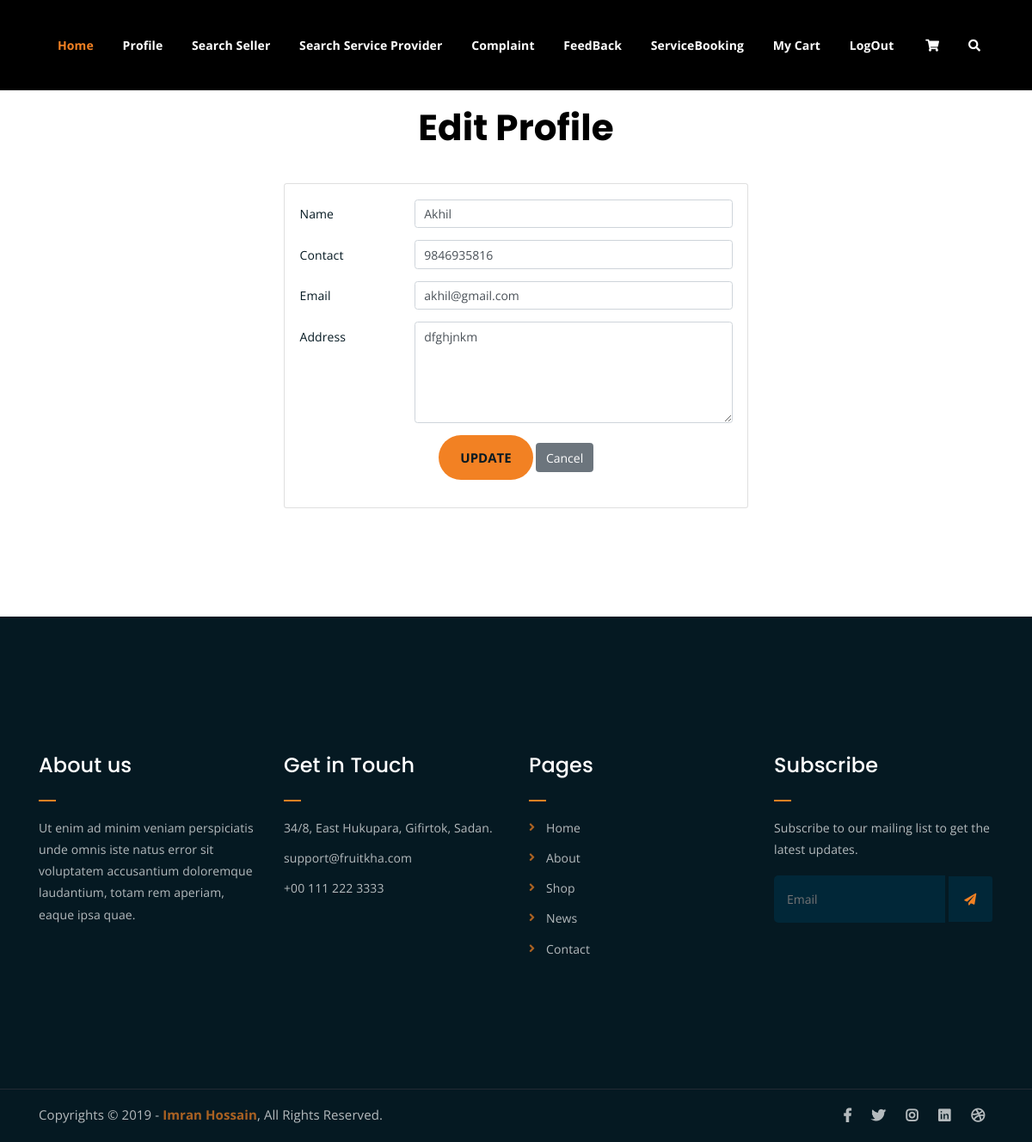
Screenshot of /User/editprofile/ (signed in) with the database file from the repository.
### Guest/models.py (models this page shows)
class tbl_newuser(models.Model):
    name=models.CharField(max_length=50)
    contact=models.IntegerField()
    email=models.EmailField(max_length=50)
    address=models.TextField()
    password=models.CharField(max_length=50)
    district=models.ForeignKey(tbl_district,on_delete=models.CASCADE)

### User/views.py (the view)
# urls.py: path('editprofile/',views.editprofile,name="EditProfile"),
def editprofile(request):
    udata=tbl_newuser.objects.get(id=request.session['uid'])
    if request.method=="POST":
        udata.name=request.POST.get("txt_name")
        udata.contact=request.POST.get("txt_con")
        udata.email=request.POST.get("txt_email")
        udata.address=request.POST.get("txt_address")
        udata.save()
        return redirect("User:MyProfile")
    else:
        return render(request,"User/EditProfile.html",{'udata':udata})

### User/Templates/User/EditProfile.html (shortened to what this page needs)
{% extends 'User/header.html'%}
{% load static %}
{% block content %}
<!DOCTYPE html>
<html lang="en">
<head>
</head>
<body>
    <center><h2 style="color: black">Edit Profile</h2></center>
    <form method="post" action="">
        <div class="container mt-5">
            <div class="row justify-content-center">
                <div class="col-md-6">
                    <div class="card">
                        <div class="card-body">
                            <div class="form-group row">
                                <label for="txt_name" class="col-sm-3 col-form-label">Name</label>
                                <div class="col-sm-9">
                                    <input type="text" class="form-control" id="txt_name" name="txt_name" value="{{udata.name}}">
                                </div>
                            </div>
                            <div class="form-group row">
                                <label for="txt_con" class="col-sm-3 col-form-label">Contact</label>
                                <div class="col-sm-9">
                                    <input type="text" class="form-control" id="txt_con" name="txt_con" value="{{udata.contact}}">
                                </div>
                            </div>
                            <div class="form-group row">
                                <label for="txt_email" class="col-sm-3 col-form-label">Email</label>
                                <div class="col-sm-9">
                                    <input type="email" class="form-control" id="txt_email" name="txt_email" value="{{udata.email}}">
                                </div>
                            </div>
                            <div class="form-group row">
                                <label for="txt_address" class="col-sm-3 col-form-label">Address</label>
                                <div class="col-sm-9">
                                    <textarea class="form-control" id="txt_address" name="txt_address" rows="5">{{udata.address}}</textarea>
                                </div>
                            </div>
                            <div class="form-group row">
                                <div class="col-sm-12 text-center">
                                    <input type="submit" class="btn btn-primary" name="btn_submit" value="Update">
                                    <input type="reset" class="btn btn-secondary" name="btn_cancel" value="Cancel">
                                </div>
                            </div>
                        </div>
                    </div>
                </div>
            </div>
        </div>
    </form>
</body>
</html>
{% endblock content %}

### Guest/static/Main/assets/css/main.css (style rules this page uses)
html { font-size: 14px; font-weight: 400; line-height: 28px; height: 100%; }
body { font-family: "Open Sans", sans-serif; font-weight: 400; font-size: 1rem; letter-spacing: 0.1px; line-height: 1.8; color: #051922; overflow-x: hidden; }
h1, .h1, h2, .h2, h3, .h3, h4, .h4, h5, .h5, h6, .h6 { font-family: "Poppins", sans-serif; font-weight: 700; margin: 0 0 1.25rem 0; color: white; }
h1:last-child, .h1:last-child, h2:last-child, .h2:last-child, h3:last-child, .h3:last-child, h4:last-child, .h4:last-child, h5:last-child, .h5:last-child, h6:last-child, .h6:last-child { margin: 0; }
h2, .h2 { font-size: 3rem; font-weight: 700; line-height: 3.25rem; }
input[type="submit"] { -webkit-transition: 0.3s; -o-transition: 0.3s; transition: 0.3s; border-radius: 50px !important; }
html, body { height: 100%; }
input[type="submit"] { background-color: #F28123; color: #051922; font-weight: 700; text-transform: uppercase; font-size: 15px; border: none !important; cursor: pointer; padding: 15px 25px; border-radius: 3px; }

### rows the page displays
tbl_newuser: txt_name "Akhil", txt_con "9846935816", txt_email "akhil@gmail.com", txt_address "dfghjnkm"
